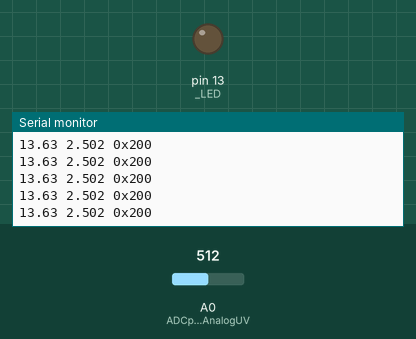
Recording of a sketch running on a simulated Arduino Uno, built with avr-gcc and run on an emulated ATmega328P. On the bench: output pins drawn as LEDs (lit = HIGH), the last lines printed to the serial monitor. Inputs (shaded band) come from the test bench; at power-on: A0 (ADCpin_AnalogUV) = 512.

Above: at 1.2 s.
1.3 s: A0 (ADCpin_AnalogUV) set to 716
At 1.32 s:
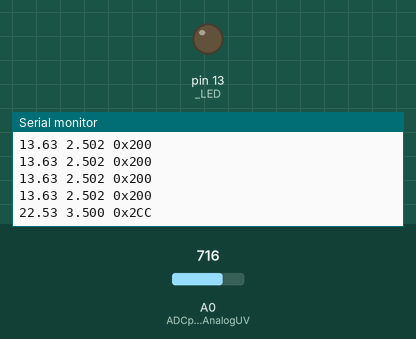
3.2 s: A0 (ADCpin_AnalogUV) set to 511
At 3.25 s:
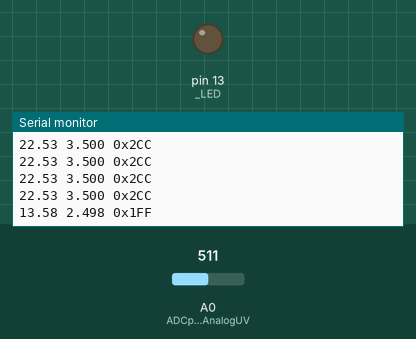

The sketch:

ML8511_module.ino
```cpp
/*  Arduino define  */
#define ADCpin_AnalogUV   0
#define _LED              13

float uv, v;
int data;

void setup() {
  pinMode(_LED, OUTPUT);

  digitalWrite(_LED, LOW);
  Serial.begin(115200);
}

void loop() {
  digitalWrite(_LED, LOW);

  data = analogRead(ADCpin_AnalogUV);
  v = (float)data / 1023 * 5.0f;
  uv = (float)(data - 200) * 0.04367f;

  Serial.print(uv, 2);
  Serial.print(" ");
  Serial.print(v, 3);
  Serial.print(" 0x");
  Serial.println(data, HEX);

  delay(100);
}
```

Measured:
- after the input at 1.3 s, the serial monitor: prints a new line at once (image 1)
- after the input at 3.2 s, the serial monitor: prints a new line at once (image 2)
